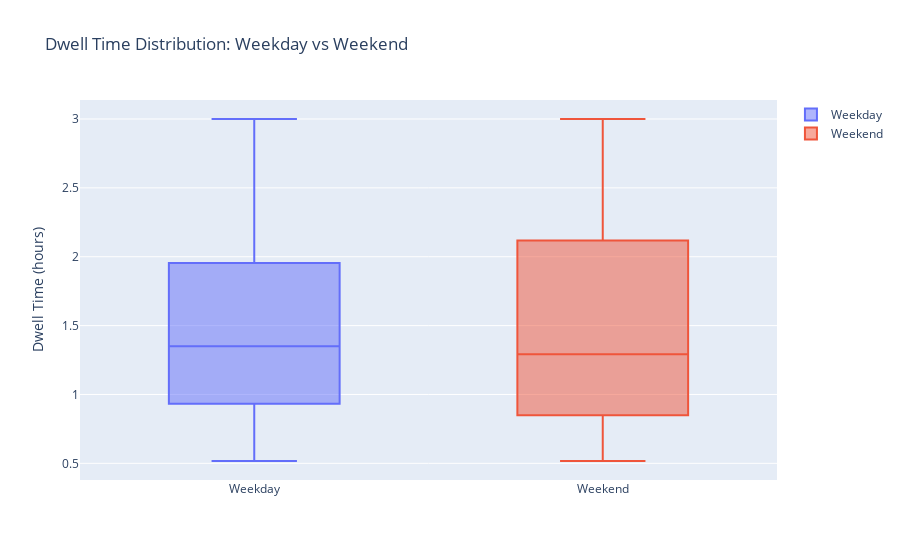

This figure's notebook cell:
### Code cell
# Box plot for weekday vs weekend
fig = go.Figure()

fig.add_trace(go.Box(y=weekday_data, name='Weekday'))
fig.add_trace(go.Box(y=weekend_data, name='Weekend'))

fig.update_layout(
    title='Dwell Time Distribution: Weekday vs Weekend',
    yaxis_title='Dwell Time (hours)'
)

fig.show()

### Figure 1 — Plotly figure (JSON) as saved in the notebook; plotly's stock layout.template omitted (floating-point values rounded to 4 significant figures; data arrays with more than 128 entries replaced by an {"elided": "..."} marker saying what was removed)
{"data": [{"name": "Weekday", "type": "box", "y": {"elided": "299 float values"}}, {"name": "Weekend", "type": "box", "y": [0.983, 0.85, 0.833, 0.517, 2.533, 0.767, 0.8, 0.783, 2.867, 0.767, 0.833, 2.367, 1.05, 2.117, 0.717, 1.283, 0.833, 0.717, 0.517, 0.683, 0.983, 2.467, 0.7, 2.383, 2.017, 2.917, 2.267, 0.867, 1.8, 1.367, 0.767, 0.75, 2.217, 1.667, 0.983, 1.05, 1.633, 1.367, 2.883, 0.867, 0.867, 1.05, 0.517, 0.783, 2.4, 2.4, 0.733, 2.433, 2.05, 0.9, 1.6, 0.667, 1.55, 2.217, 0.783, 1.633, 2.067, 1.167, 1.4, 1.183, 1.467, 1.083, 1.083, 0.617, 0.85, 1.783, 3.0, 1.917, 2.9, 1.45, 1.767, 2.883, 2.233, 0.983, 2.467, 1.083, 1.65, 1.55, 0.8, 2.117, 0.883, 2.717, 1.867, 0.583, 1.383, 2.183, 0.967, 1.067, 1.133, 1.3, 0.783, 1.1, 0.917, 2.85, 1.267, 2.617, 2.667, 2.183, 0.783, 1.417, 1.05, 1.467, 2.15, 1.417]}], "layout": {"title": {"text": "Dwell Time Distribution: Weekday vs Weekend"}, "yaxis": {"title": {"text": "Dwell Time (hours)"}}}}
